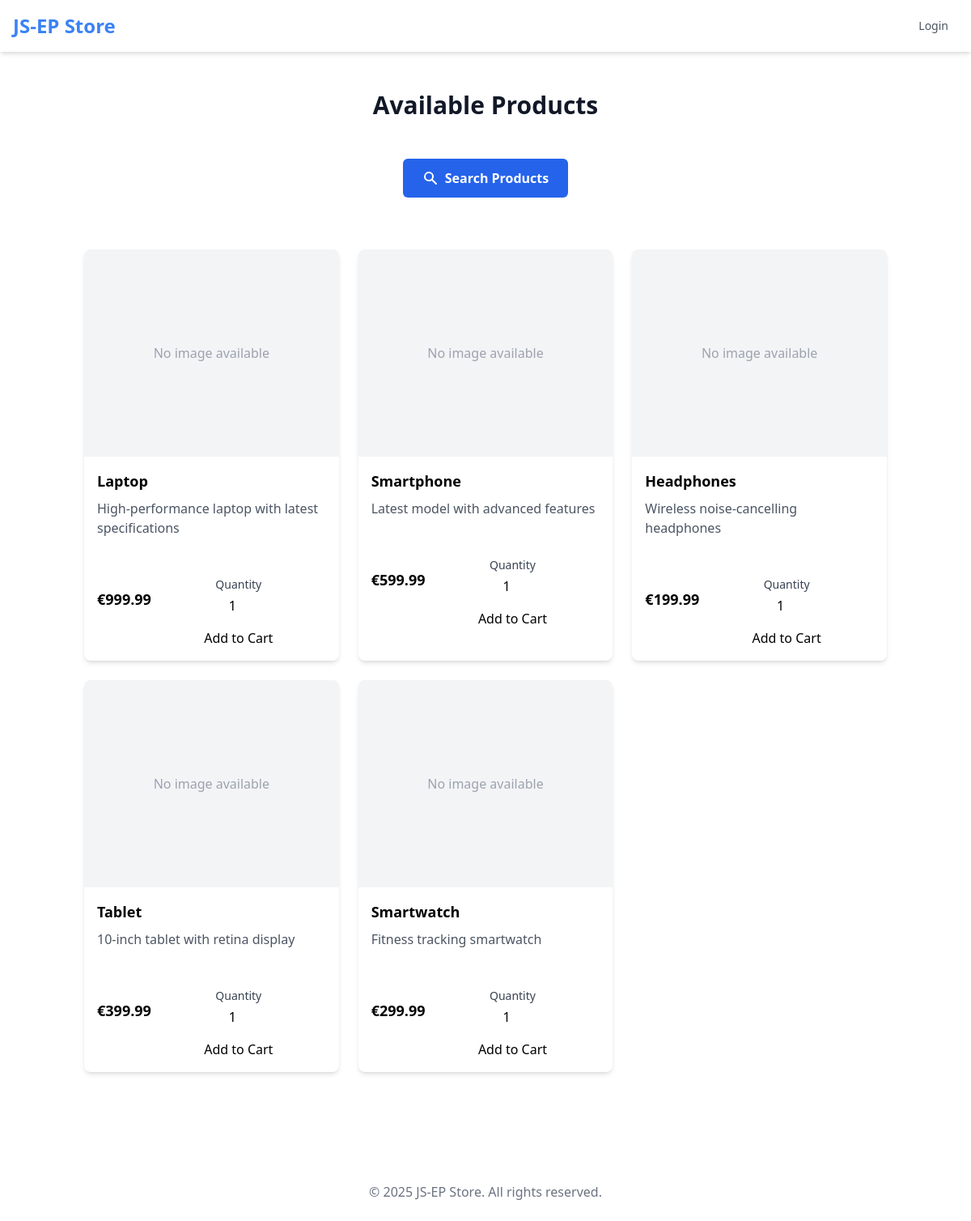
The page / on the database its author committed.
### tables this page shows
CREATE TABLE products (
    id INT NOT NULL AUTO_INCREMENT,
    name VARCHAR(100) NOT NULL,
    description TEXT,
    price DECIMAL(10,2) NOT NULL,
    stock INT NOT NULL DEFAULT 0,
    is_active BOOLEAN NOT NULL DEFAULT TRUE,
    created_at TIMESTAMP NOT NULL DEFAULT CURRENT_TIMESTAMP,
    updated_at TIMESTAMP NOT NULL DEFAULT CURRENT_TIMESTAMP ON UPDATE CURRENT_TIMESTAMP,
    FULLTEXT (name),
    PRIMARY KEY (id)
);

### config/config.php (called while the page is built, shortened)
<?php
spl_autoload_register(function ($class_name) {
    $paths = [
        'controllers/',
        'models/',
    ];
    foreach ($paths as $path) {
        $file = __DIR__ . '/../' . $path . $class_name . '.php';
    }
});

### models/DBInit.php (called while the page is built, shortened)
<?php
class DBInit {
    private static $host = "localhost:3306";
    private static $user = "root";
    private static $password = "password";
    private static $schema = "ecommerce";
    private static $instance = null;
    public static function getInstance() {
        if (!self::$instance) {
            $config = "mysql:host=" . self::$host . ";dbname=" . self::$schema;
            $options = [
                PDO::ATTR_ERRMODE => PDO::ERRMODE_EXCEPTION,
                PDO::ATTR_DEFAULT_FETCH_MODE => PDO::FETCH_ASSOC,
                PDO::ATTR_PERSISTENT => true,
                PDO::ATTR_EMULATE_PREPARES => false
            ];
            if (defined('PDO::MYSQL_ATTR_INIT_COMMAND')) {
                $options[PDO::MYSQL_ATTR_INIT_COMMAND] = "SET NAMES utf8mb4";
            }
            try {
                self::$instance = new PDO($config, self::$user, self::$password, $options);
            } catch (PDOException $e) {
                throw new Exception("Database connection failed: " . $e->getMessage());
            }
        }
        return self::$instance;
    }
}

### models/Product.php (called while the page is built, shortened)
<?php
require_once 'models/DBInit.php';
class Product {
    private $db;
    public function __construct() {
        $this->db = DBInit::getInstance();
    }
    public function getAll($activeOnly = true) {
        $sql = "SELECT * FROM products";
        if ($activeOnly) {
            $sql .= " WHERE is_active = 1";
        }
        $statement = $this->db->prepare($sql);
        $statement->execute();
        return $statement->fetchAll();
    }
}

### views/customer/products.php (the view, shortened to what this page needs)
<?php
require_once 'views/layouts/header.php';
require_once 'views/layouts/navbar.php';
?>
<main class="max-w-7xl mx-auto px-4 py-12">
    <h1 class="text-center text-3xl font-bold text-gray-900 mb-12">Available Products</h1>
    <div class="flex justify-center mb-8">
        <a href="index.php?controller=customer&action=search"
           class="inline-flex items-center px-6 py-3 bg-blue-600 text-white font-semibold rounded-md hover:bg-blue-700 focus:outline-none focus:ring-2 focus:ring-blue-500 focus:ring-offset-2 transition-colors duration-200">
            <svg xmlns="http://www.w3.org/2000/svg" class="h-5 w-5 mr-2" viewBox="0 0 20 20" fill="currentColor">
                <path fill-rule="evenodd" d="M8 4a4 4 0 100 8 4 4 0 000-8zM2 8a6 6 0 1110.89 3.476l4.817 4.817a1 1 0 01-1.414 1.414l-4.816-4.816A6 6 0 012 8z" clip-rule="evenodd" />
            </svg>
            Search Products
        </a>
    </div>
    <div class="container mx-auto px-4 py-8">
        <div class="grid grid-cols-1 md:grid-cols-2 lg:grid-cols-3 gap-6">
            <?php foreach ($data['products'] as $product): ?>
                <div class="bg-white rounded-lg shadow-md overflow-hidden">
                    <?php if ($data['productImages'] && $data['productImages'][$product['id']] != null): ?>
                        <div class="relative h-64">
                            <img src="<?= htmlspecialchars($data['productImages'][$product['id']]['file_path']) ?>"
                                 alt="<?= htmlspecialchars($product['name']) ?>"
                                 class="w-full h-full object-cover">
                        </div>
                    <?php else: ?>
                        <div class="h-64 bg-gray-100 flex items-center justify-center">
                            <span class="text-gray-400">No image available</span>
                        </div>
                    <?php endif; ?>
                    <div class="p-4">
                        <h3 class="text-lg font-semibold mb-2">
                            <?= htmlspecialchars($product['name']) ?>
                        </h3>
                        <p class="text-gray-600 mb-4 line-clamp-2">
                            <?= htmlspecialchars($product['description']) ?>
                        </p>
                        <div class="flex justify-between items-center">
                            <span class="text-lg font-bold">
                                €<?= number_format($product['price'], 2) ?>
                            </span>
                            <form action="index.php?controller=customer&action=addToCart"
                                  method="POST"
                                  class="mt-8">
                                    <div class="flex flex-col items-center space-y-4">
                                        <div class="w-full max-w-xs">
                                            <label for="quantity-<?= $product['id'] ?>"
                                                   class="block text-sm font-medium text-gray-700 mb-1 text-center">
                                                Quantity
                                            </label>
                                            <input type="number"
                                                   id="quantity-<?= $product['id'] ?>"
                                                   name="quantity"
                                                   value="1"
                                                   min="1"
                                                   class="block w-full rounded-md border-gray-300 text-center focus:border-blue-500 focus:ring-blue-500">
                                        </div>
                                        <button type="submit" disabled=<?= isset($_SESSION['user']) && $_SESSION['user']['role'] == "customer" ?>
                                                class="w-full max-w-xs bg-blue-600 text-white py-2 px-6 rounded-md hover:bg-blue-700 focus:outline-none focus:ring-2 focus:ring-blue-500 focus:ring-offset-2 transition-colors duration-200">
                                            Add to Cart
                                        </button>
                                    </div>
                            </form>
                        </div>
                    </div>
                </div>
            <?php endforeach; ?>
        </div>
    </div>
</main>
<?php require_once 'views/layouts/footer.php'; ?>

### index.php (shortened to what this page needs)
<?php
require_once 'config/config.php';
require_once 'models/Product.php';
$controller = "";
$action = isset($_GET['action']) ? htmlspecialchars(
                strip_tags($_GET['action']),
                ENT_QUOTES,
                'UTF-8'
        ) : 'index';
try {
    $params = array_merge($_GET, $_POST);
    $controllerName = ucfirst($controller) . 'Controller';
    if (class_exists($controllerName)) {
        $controllerInstance = new $controllerName();
        if (method_exists($controllerInstance, $action)) {
            $controllerInstance->$action($params);
        } else {
            throw new Exception("Action '$action' not found in controller '$controllerName'");
        }
    } else {
        default_index();
    }
} catch (Exception $e) {
    if (DEBUG_MODE) {
        echo "Error: " . $e->getMessage();
    } else {
        include 'views/error.php';
    }
}
function default_index() {
        $productModel = new Product();
        $products = $productModel->getAll();
        $productImages = [];
        $data = [
            'products' => $products,
            'productImages' => $productImages
        ];
        require 'views/customer/products.php';
    }

### views/layouts/header.php (shortened to what this page needs)
<!DOCTYPE html>
<html lang="en">
    <head>
        <script src="https://cdn.tailwindcss.com"></script>
    </head>
    <body>

### views/layouts/navbar.php (shortened to what this page needs)
<nav class="bg-white shadow-md">
    <div class="max-w-7xl mx-auto px-4">
        <div class="flex justify-between items-center h-16">
            <div class="flex-shrink-0">
                <a href="index.php" class="flex items-center">
                    <span class="text-2xl font-bold text-primary">JS-EP Store</span>
                </a>
            </div>
            <div class="hidden md:flex md:items-center md:space-x-8">
                <?php if (isset($_SESSION['user']['id'])): ?>
                    <div class="relative group">
                        <button class="nav-link nav-link-default inline-flex items-center">
                            <span>Account</span>
                            <svg class="ml-2 h-4 w-4" fill="none" stroke="currentColor" viewBox="0 0 24 24">
                            <path stroke-linecap="round" stroke-linejoin="round" stroke-width="2" d="M19 9l-7 7-7-7" />
                            </svg>
                        </button>
                        <div class="absolute right-0 w-48 mt-2 origin-top-right bg-white border border-gray-200 divide-y divide-gray-100 rounded-md shadow-lg opacity-0 invisible group-hover:opacity-100 group-hover:visible transition-all duration-200">
                            <div class="py-1">
                                <?php if (isset($_SESSION['user']) && $_SESSION['user']['role'] == 'customer'): ?>
                                    <a href="index.php?controller=customer&action=orderHistory"
                                       class="block px-3 py-2 rounded-md text-base font-medium text-gray-700 hover:text-primary hover:bg-gray-50">
                                        My Orders
                                    </a>
                                <?php endif; ?>
                                <a href="index.php?controller=user&action=profile"
                                   class="block px-4 py-2 text-sm text-gray-700 hover:bg-gray-100">
                                    Profile
                                </a>
                                <a href="index.php?controller=auth&action=logout"
                                   class="block px-4 py-2 text-sm text-gray-700 hover:bg-gray-100">
                                    Logout
                                </a>
                            </div>
                        </div>
                    </div>
                <?php else: ?>
                    <a href="index.php?controller=auth&action=login"
                       class="nav-link nav-link-default">
                        Login
                    </a>
                <?php endif; ?>
            </div>
        </div>
    </div>
</nav>

### views/layouts/footer.php (shortened to what this page needs)
    <footer class="bg-white shadow-lg mt-8">
        <div class="max-w-7xl mx-auto py-6 px-4">
            <p class="text-center text-gray-500">&copy; <?= date('Y') ?> JS-EP Store. All rights reserved.</p>
        </div>
    </footer>
</body>
</html>

### rows shown on the page
products: name "Laptop", description "High-performance laptop with latest specifications", price "999.99", quantity "1"
products: name "Smartphone", description "Latest model with advanced features", price "599.99", quantity "1"
products: name "Headphones", description "Wireless noise-cancelling headphones", price "199.99", quantity "1"
products: name "Tablet", description "10-inch tablet with retina display", price "399.99", quantity "1"
products: name "Smartwatch", description "Fitness tracking smartwatch", price "299.99", quantity "1"
